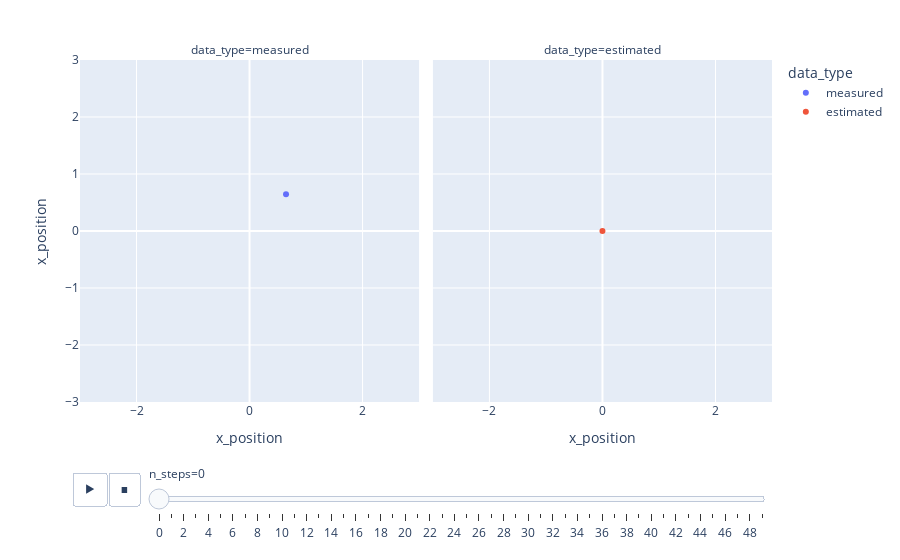

The code cell stored with this chart in its notebook:
### Markdown cell above
Visualizing measurements and estimated positions in an animation.

### Code cell
# Creating a pandas dataframe for animation
x_position = []
y_position = []
data_type = []
n_steps = []

for n in range(n_iters):
    x_position.append(float(measurements[n][0]))
    y_position.append(float(measurements[n][1]))
    data_type.append('measured')
    n_steps.append(int(n))
    
for n in range(n_iters):
    x_position.append(float(x_hat[n][0]))
    y_position.append(float(x_hat[n][1]))
    data_type.append('estimated')
    n_steps.append(int(n))

df = pd.DataFrame({'x_position':x_position,
                   'y_position':y_position,
                   'data_type':data_type,
                   'n_steps':n_steps})

# Creating the animation
import plotly.express as px

fig = px.scatter(df, 
                 x ="x_position", 
                 y ="x_position", 
                 animation_frame ="n_steps",
                 animation_group ="data_type",
                 color ="data_type",
                 facet_col ="data_type",
                 range_x=[-3, 3], 
                 range_y=[-3, 3])
fig.show()

### Figure 1 — Plotly figure (JSON) as saved in the notebook; plotly's stock layout.template omitted (floating-point values rounded to 4 significant figures)
{"data": [{"hovertemplate": "data_type=measured<br>n_steps=0<br>x_position=%{y}<extra></extra>", "ids": ["measured"], "legendgroup": "measured", "marker": {"color": "#636efa", "symbol": "circle"}, "mode": "markers", "name": "measured", "orientation": "v", "showlegend": true, "type": "scatter", "x": [0.6454], "xaxis": "x", "y": [0.6454], "yaxis": "y"}, {"hovertemplate": "data_type=estimated<br>n_steps=0<br>x_position=%{y}<extra></extra>", "ids": ["estimated"], "legendgroup": "estimated", "marker": {"color": "#EF553B", "symbol": "circle"}, "mode": "markers", "name": "estimated", "orientation": "v", "showlegend": true, "type": "scatter", "x": [0], "xaxis": "x2", "y": [0], "yaxis": "y2"}], "layout": {"annotations": [{"font": {}, "showarrow": false, "text": "data_type=measured", "x": 0.245, "xanchor": "center", "xref": "paper", "y": 1, "yanchor": "bottom", "yref": "paper"}, {"font": {}, "showarrow": false, "text": "data_type=estimated", "x": 0.755, "xanchor": "center", "xref": "paper", "y": 1, "yanchor": "bottom", "yref": "paper"}], "legend": {"title": {"text": "data_type"}, "tracegroupgap": 0}, "margin": {"t": 60}, "sliders": [{"active": 0, "currentvalue": {"prefix": "n_steps="}, "len": 0.9, "pad": {"b": 10, "t": 60}, "steps": [{"args": [["0"], {"frame": {"duration": 0, "redraw": false}, "fromcurrent": true, "mode": "immediate", "transition": {"duration": 0, "easing": "linear"}}], "label": "0", "method": "animate"}, {"args": [["1"], {"frame": {"duration": 0, "redraw": false}, "fromcurrent": true, "mode": "immediate", "transition": {"duration": 0, "easing": "linear"}}], "label": "1", "method": "animate"}, {"args": [["2"], {"frame": {"duration": 0, "redraw": false}, "fromcurrent": true, "mode": "immediate", "transition": {"duration": 0, "easing": "linear"}}], "label": "2", "method": "animate"}, {"args": [["3"], {"frame": {"duration": 0, "redraw": false}, "fromcurrent": true, "mode": "immediate", "transition": {"duration": 0, "easing": "linear"}}], "label": "3", "method": "animate"}, {"args": [["4"], {"frame": {"duration": 0, "redraw": false}, "fromcurrent": true, "mode": "immediate", "transition": {"duration": 0, "easing": "linear"}}], "label": "4", "method": "animate"}, {"args": [["5"], {"frame": {"duration": 0, "redraw": false}, "fromcurrent": true, "mode": "immediate", "transition": {"duration": 0, "easing": "linear"}}], "label": "5", "method": "animate"}, {"args": [["6"], {"frame": {"duration": 0, "redraw": false}, "fromcurrent": true, "mode": "immediate", "transition": {"duration": 0, "easing": "linear"}}], "label": "6", "method": "animate"}, {"args": [["7"], {"frame": {"duration": 0, "redraw": false}, "fromcurrent": true, "mode": "immediate", "transition": {"duration": 0, "easing": "linear"}}], "label": "7", "method": "animate"}, {"args": [["8"], {"frame": {"duration": 0, "redraw": false}, "fromcurrent": true, "mode": "immediate", "transition": {"duration": 0, "easing": "linear"}}], "label": "8", "method": "animate"}, {"args": [["9"], {"frame": {"duration": 0, "redraw": false}, "fromcurrent": true, "mode": "immediate", "transition": {"duration": 0, "easing": "linear"}}], "label": "9", "method": "animate"}, {"args": [["10"], {"frame": {"duration": 0, "redraw": false}, "fromcurrent": true, "mode": "immediate", "transition": {"duration": 0, "easing": "linear"}}], "label": "10", "method": "animate"}, {"args": [["11"], {"frame": {"duration": 0, "redraw": false}, "fromcurrent": true, "mode": "immediate", "transition": {"duration": 0, "easing": "linear"}}], "label": "11", "method": "animate"}, {"args": [["12"], {"frame": {"duration": 0, "redraw": false}, "fromcurrent": true, "mode": "immediate", "transition": {"duration": 0, "easing": "linear"}}], "label": "12", "method": "animate"}, {"args": [["13"], {"frame": {"duration": 0, "redraw": false}, "fromcurrent": true, "mode": "immediate", "transition": {"duration": 0, "easing": "linear"}}], "label": "13", "method": "animate"}, {"args": [["14"], {"frame": {"duration": 0, "redraw": false}, "fromcurrent": true, "mode": "immediate", "transition": {"duration": 0, "easing": "linear"}}], "label": "14", "method": "animate"}, {"args": [["15"], {"frame": {"duration": 0, "redraw": false}, "fromcurrent": true, "mode": "immediate", "transition": {"duration": 0, "easing": "linear"}}], "label": "15", "method": "animate"}, {"args": [["16"], {"frame": {"duration": 0, "redraw": false}, "fromcurrent": true, "mode": "immediate", "transition": {"duration": 0, "easing": "linear"}}], "label": "16", "method": "animate"}, {"args": [["17"], {"frame": {"duration": 0, "redraw": false}, "fromcurrent": true, "mode": "immediate", "transition": {"duration": 0, "easing": "linear"}}], "label": "17", "method": "animate"}, {"args": [["18"], {"frame": {"duration": 0, "redraw": false}, "fromcurrent": true, "mode": "immediate", "transition": {"duration": 0, "easing": "linear"}}], "label": "18", "method": "animate"}, {"args": [["19"], {"frame": {"duration": 0, "redraw": false}, "fromcurrent": true, "mode": "immediate", "transition": {"duration": 0, "easing": "linear"}}], "label": "19", "method": "animate"}, {"args": [["20"], {"frame": {"duration": 0, "redraw": false}, "fromcurrent": true, "mode": "immediate", "transition": {"duration": 0, "easing": "linear"}}], "label": "20", "method": "animate"}, {"args": [["21"], {"frame": {"duration": 0, "redraw": false}, "fromcurrent": true, "mode": "immediate", "transition": {"duration": 0, "easing": "linear"}}], "label": "21", "method": "animate"}, {"args": [["22"], {"frame": {"duration": 0, "redraw": false}, "fromcurrent": true, "mode": "immediate", "transition": {"duration": 0, "easing": "linear"}}], "label": "22", "method": "animate"}, {"args": [["23"], {"frame": {"duration": 0, "redraw": false}, "fromcurrent": true, "mode": "immediate", "transition": {"duration": 0, "easing": "linear"}}], "label": "23", "method": "animate"}, {"args": [["24"], {"frame": {"duration": 0, "redraw": false}, "fromcurrent": true, "mode": "immediate", "transition": {"duration": 0, "easing": "linear"}}], "label": "24", "method": "animate"}, {"args": [["25"], {"frame": {"duration": 0, "redraw": false}, "fromcurrent": true, "mode": "immediate", "transition": {"duration": 0, "easing": "linear"}}], "label": "25", "method": "animate"}, {"args": [["26"], {"frame": {"duration": 0, "redraw": false}, "fromcurrent": true, "mode": "immediate", "transition": {"duration": 0, "easing": "linear"}}], "label": "26", "method": "animate"}, {"args": [["27"], {"frame": {"duration": 0, "redraw": false}, "fromcurrent": true, "mode": "immediate", "transition": {"duration": 0, "easing": "linear"}}], "label": "27", "method": "animate"}, {"args": [["28"], {"frame": {"duration": 0, "redraw": false}, "fromcurrent": true, "mode": "immediate", "transition": {"duration": 0, "easing": "linear"}}], "label": "28", "method": "animate"}, {"args": [["29"], {"frame": {"duration": 0, "redraw": false}, "fromcurrent": true, "mode": "immediate", "transition": {"duration": 0, "easing": "linear"}}], "label": "29", "method": "animate"}, {"args": [["30"], {"frame": {"duration": 0, "redraw": false}, "fromcurrent": true, "mode": "immediate", "transition": {"duration": 0, "easing": "linear"}}], "label": "30", "method": "animate"}, {"args": [["31"], {"frame": {"duration": 0, "redraw": false}, "fromcurrent": true, "mode": "immediate", "transition": {"duration": 0, "easing": "linear"}}], "label": "31", "method": "animate"}, {"args": [["32"], {"frame": {"duration": 0, "redraw": false}, "fromcurrent": true, "mode": "immediate", "transition": {"duration": 0, "easing": "linear"}}], "label": "32", "method": "animate"}, {"args": [["33"], {"frame": {"duration": 0, "redraw": false}, "fromcurrent": true, "mode": "immediate", "transition": {"duration": 0, "easing": "linear"}}], "label": "33", "method": "animate"}, {"args": [["34"], {"frame": {"duration": 0, "redraw": false}, "fromcurrent": true, "mode": "immediate", "transition": {"duration": 0, "easing": "linear"}}], "label": "34", "method": "animate"}, {"args": [["35"], {"frame": {"duration": 0, "redraw": false}, "fromcurrent": true, "mode": "immediate", "transition": {"duration": 0, "easing": "linear"}}], "label": "35", "method": "animate"}, {"args": [["36"], {"frame": {"duration": 0, "redraw": false}, "fromcurrent": true, "mode": "immediate", "transition": {"duration": 0, "easing": "linear"}}], "label": "36", "method": "animate"}, {"args": [["37"], {"frame": {"duration": 0, "redraw": false}, "fromcurrent": true, "mode": "immediate", "transition": {"duration": 0, "easing": "linear"}}], "label": "37", "method": "animate"}, {"args": [["38"], {"frame": {"duration": 0, "redraw": false}, "fromcurrent": true, "mode": "immediate", "transition": {"duration": 0, "easing": "linear"}}], "label": "38", "method": "animate"}, {"args": [["39"], {"frame": {"duration": 0, "redraw": false}, "fromcurrent": true, "mode": "immediate", "transition": {"duration": 0, "easing": "linear"}}], "label": "39", "method": "animate"}, {"args": [["40"], {"frame": {"duration": 0, "redraw": false}, "fromcurrent": true, "mode": "immediate", "transition": {"duration": 0, "easing": "linear"}}], "label": "40", "method": "animate"}, {"args": [["41"], {"frame": {"duration": 0, "redraw": false}, "fromcurrent": true, "mode": "immediate", "transition": {"duration": 0, "easing": "linear"}}], "label": "41", "method": "animate"}, {"args": [["42"], {"frame": {"duration": 0, "redraw": false}, "fromcurrent": true, "mode": "immediate", "transition": {"duration": 0, "easing": "linear"}}], "label": "42", "method": "animate"}, {"args": [["43"], {"frame": {"duration": 0, "redraw": false}, "fromcurrent": true, "mode": "immediate", "transition": {"duration": 0, "easing": "linear"}}], "label": "43", "method": "animate"}, {"args": [["44"], {"frame": {"duration": 0, "redraw": false}, "fromcurrent": true, "mode": "immediate", "transition": {"duration": 0, "easing": "linear"}}], "label": "44", "method": "animate"}, {"args": [["45"], {"frame": {"duration": 0, "redraw": false}, "fromcurrent": true, "mode": "immediate", "transition": {"duration": 0, "easing": "linear"}}], "label": "45", "method": "animate"}, {"args": [["46"], {"frame": {"duration": 0, "redraw": false}, "fromcurrent": true, "mode": "immediate", "transition": {"duration": 0, "easing": "linear"}}], "label": "46", "method": "animate"}, {"args": [["47"], {"frame": {"duration": 0, "redraw": false}, "fromcurrent": true, "mode": "immediate", "transition": {"duration": 0, "easing": "linear"}}], "label": "47", "method": "animate"}, {"args": [["48"], {"frame": {"duration": 0, "redraw": false}, "fromcurrent": true, "mode": "immediate", "transition": {"duration": 0, "easing": "linear"}}], "label": "48", "method": "animate"}, {"args": [["49"], {"frame": {"duration": 0, "redraw": false}, "fromcurrent": true, "mode": "immediate", "transition": {"duration": 0, "easing": "linear"}}], "label": "49", "method": "animate"}], "x": 0.1, "xanchor": "left", "y": 0, "yanchor": "top"}], "updatemenus": [{"buttons": [{"args": [null, {"frame": {"duration": 500, "redraw": false}, "fromcurrent": true, "mode": "immediate", "transition": {"duration": 500, "easing": "linear"}}], "label": "&#9654;", "method": "animate"}, {"args": [[null], {"frame": {"duration": 0, "redraw": false}, "fromcurrent": true, "mode": "immediate", "transition": {"duration": 0, "easing": "linear"}}], "label": "&#9724;", "method": "animate"}], "direction": "left", "pad": {"r": 10, "t": 70}, "showactive": false, "type": "buttons", "x": 0.1, "xanchor": "right", "y": 0, "yanchor": "top"}], "xaxis": {"anchor": "y", "domain": [0, 0.49], "range": [-3, 3], "title": {"text": "x_position"}}, "xaxis2": {"anchor": "y2", "domain": [0.51, 1], "matches": "x", "range": [-3, 3], "title": {"text": "x_position"}}, "yaxis": {"anchor": "x", "domain": [0, 1], "range": [-3, 3], "title": {"text": "x_position"}}, "yaxis2": {"anchor": "x2", "domain": [0, 1], "matches": "y", "showticklabels": false}}}
